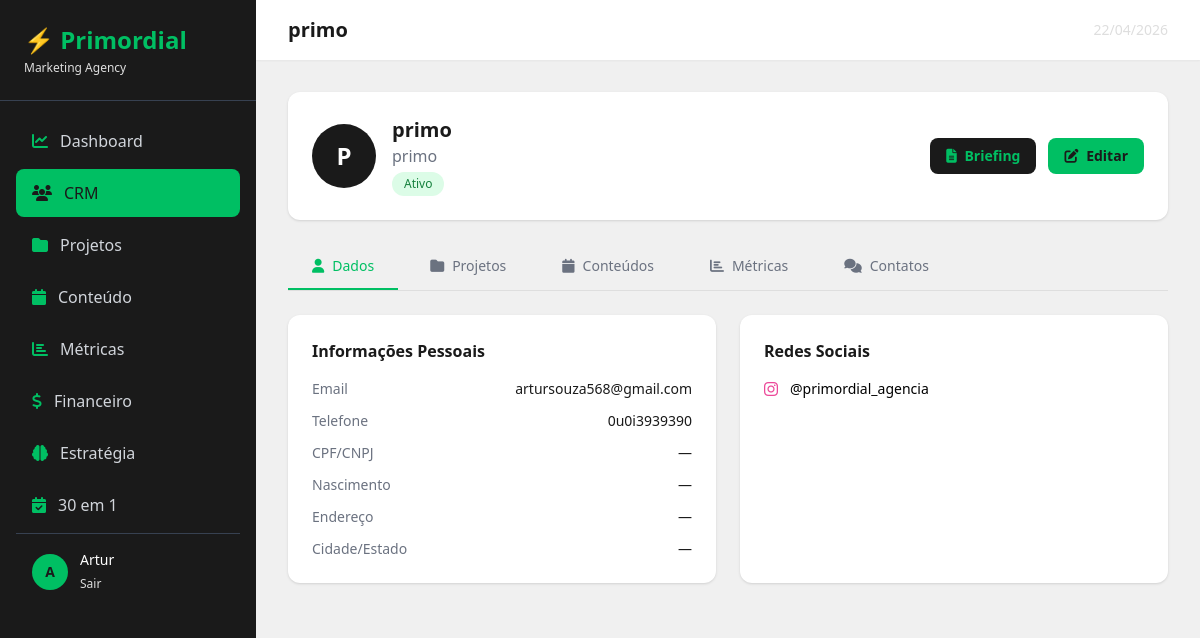
Page /crm/1/ (signed in) on the earlier database version.
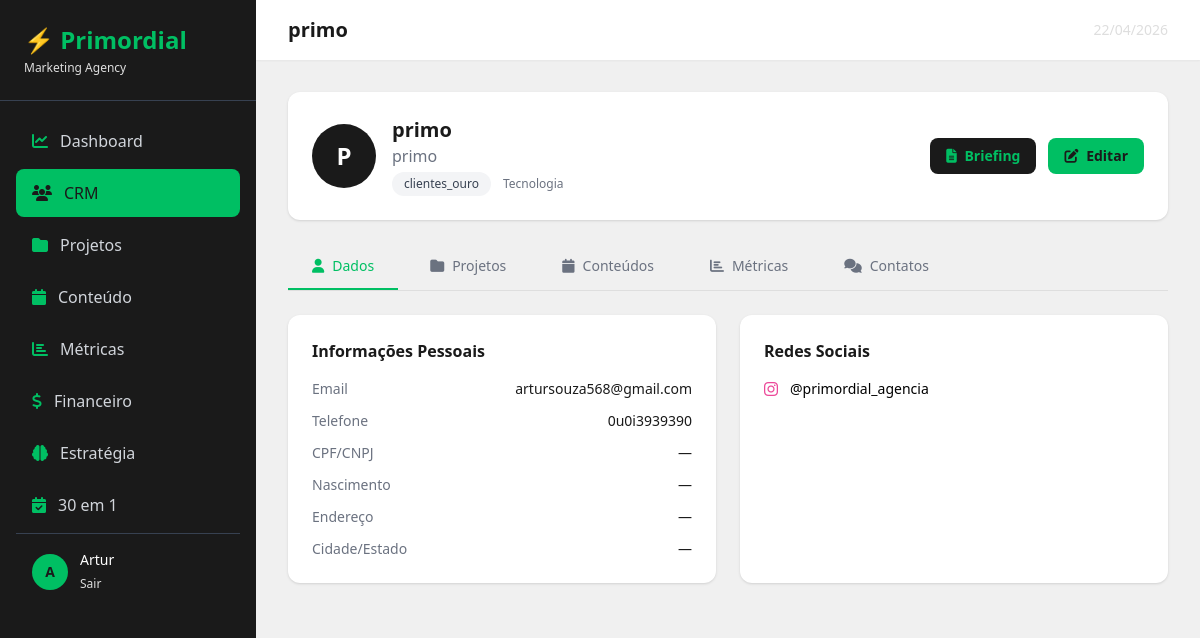
Same page on the later database version.
### crm/models.py (models this page shows, shortened)
class Cliente(models.Model):
    STATUS_CHOICES = [
        ('lead', 'Lead'),
        ('prospecto', 'Prospecto'),
        ('ativo', 'Ativo'),
        ('ouro', '⭐ Cliente Ouro'),
        ('inativo', 'Inativo'),
    ]
    SEGMENTO_CHOICES = [
        ('moda', 'Moda e Beleza'),
        ('saude', 'Saúde e Bem-estar'),
        ('alimentacao', 'Alimentação'),
        ('tecnologia', 'Tecnologia'),
        ('educacao', 'Educação'),
        ('imobiliario', 'Imobiliário'),
        ('varejo', 'Varejo'),
        ('servicos', 'Serviços'),
        ('outro', 'Outro'),
    ]
    nome = models.CharField(max_length=200)
    empresa = models.CharField(max_length=200, blank=True)
    email = models.EmailField()
    telefone = models.CharField(max_length=20, blank=True)
    status = models.CharField(max_length=20, choices=STATUS_CHOICES, default='lead')
    data_entrada = models.DateTimeField(auto_now_add=True)
    observacoes = models.TextField(blank=True)
    cpf_cnpj = models.CharField(max_length=20, blank=True)
    data_nascimento = models.DateField(null=True, blank=True)
    endereco = models.CharField(max_length=300, blank=True)
    cidade = models.CharField(max_length=100, blank=True)
    estado = models.CharField(max_length=2, blank=True)
    segmento = models.CharField(max_length=20, choices=SEGMENTO_CHOICES, blank=True)
    site = models.URLField(blank=True)
    instagram = models.CharField(max_length=100, blank=True)
    facebook = models.CharField(max_length=100, blank=True)
    linkedin = models.CharField(max_length=100, blank=True)
    tiktok = models.CharField(max_length=100, blank=True)
    briefing_completo = models.BooleanField(default=False)

### crm/views.py (the view)
# urls.py: path('<int:pk>/', views.detalhe_cliente, name='detalhe_cliente'),
@login_required
def detalhe_cliente(request, pk):
    cliente = get_object_or_404(Cliente, pk=pk)
    contatos = cliente.contatos.all().order_by('-data')
    projetos = Projeto.objects.filter(cliente=cliente)
    conteudos = Conteudo.objects.filter(cliente=cliente).order_by('-data_publicacao')[:10]
    metricas = InstagramMetrica.objects.filter(cliente=cliente).first()
    briefing = Briefing.objects.filter(cliente=cliente).first()
    return render(request, 'crm/detalhe_cliente.html', {
        'cliente': cliente,
        'contatos': contatos,
        'projetos': projetos,
        'conteudos': conteudos,
        'metricas': metricas,
        'briefing': briefing,
    })

### templates/crm/detalhe_cliente.html (shortened to what the changed rows need)
{% extends 'base/base.html' %}
{% block page_title %}{{ cliente.nome }}{% endblock %}
{% block content %}
<div class="bg-white rounded-xl shadow p-6 mb-6">
    <div class="flex items-center justify-between">
        <div class="flex items-center gap-4">
            <div class="w-16 h-16 rounded-full flex items-center justify-center text-white font-bold text-2xl" style="background-color:#1a1a1a">
                {{ cliente.nome|first|upper }}
            </div>
            <div>
                <h2 class="text-xl font-bold" style="color:#1a1a1a">{{ cliente.nome }}</h2>
                <p class="text-gray-500">{{ cliente.empresa|default:"—" }}</p>
                <div class="flex items-center gap-3 mt-1">
                    <span class="px-3 py-1 rounded-full text-xs font-medium
                        {% if cliente.status == 'ativo' %}bg-green-100 text-green-700
                        {% elif cliente.status == 'lead' %}bg-yellow-100 text-yellow-700
                        {% elif cliente.status == 'prospecto' %}bg-blue-100 text-blue-700
                        {% else %}bg-gray-100 text-gray-700{% endif %}">
                        {{ cliente.get_status_display }}
                    </span>
                    {% if cliente.segmento %}
                    <span class="text-xs text-gray-500">{{ cliente.get_segmento_display }}</span>
                    {% endif %}
                </div>
            </div>
        </div>
    </div>
</div>
<div id="tab-dados">
    <div class="grid grid-cols-1 lg:grid-cols-2 gap-6">
        <div class="bg-white rounded-xl shadow p-6">
            <div class="space-y-3">
                <div class="flex justify-between">
                    <span class="text-sm text-gray-500">Email</span>
                    <span class="text-sm font-medium" style="color:#1a1a1a">{{ cliente.email }}</span>
                </div>
                <div class="flex justify-between">
                    <span class="text-sm text-gray-500">Telefone</span>
                    <span class="text-sm font-medium" style="color:#1a1a1a">{{ cliente.telefone|default:"—" }}</span>
                </div>
                <div class="flex justify-between">
                    <span class="text-sm text-gray-500">CPF/CNPJ</span>
                    <span class="text-sm font-medium" style="color:#1a1a1a">{{ cliente.cpf_cnpj|default:"—" }}</span>
                </div>
                <div class="flex justify-between">
                    <span class="text-sm text-gray-500">Nascimento</span>
                    <span class="text-sm font-medium" style="color:#1a1a1a">{{ cliente.data_nascimento|date:"d/m/Y"|default:"—" }}</span>
                </div>
                <div class="flex justify-between">
                    <span class="text-sm text-gray-500">Endereço</span>
                    <span class="text-sm font-medium" style="color:#1a1a1a">{{ cliente.endereco|default:"—" }}</span>
                </div>
                <div class="flex justify-between">
                    <span class="text-sm text-gray-500">Cidade/Estado</span>
                    <span class="text-sm font-medium" style="color:#1a1a1a">{{ cliente.cidade|default:"—" }} {% if cliente.estado %}/{{ cliente.estado }}{% endif %}</span>
                </div>
            </div>
        </div>
        <div class="bg-white rounded-xl shadow p-6">
            <div class="space-y-3">
                {% if cliente.instagram %}
                <a href="https://instagram.com/{{ cliente.instagram }}" target="_blank" class="flex items-center gap-3 hover:opacity-80">
                    <i class="fab fa-instagram text-pink-500"></i>
                    <span class="text-sm">{{ cliente.instagram }}</span>
                </a>
                {% endif %}
            </div>
        </div>
    </div>
</div>
{% endblock %}

Differences in the rows shown:
changed Cliente "primo": status "Ativo" → "clientes_ouro"; segmento (not shown) → "Tecnologia"
